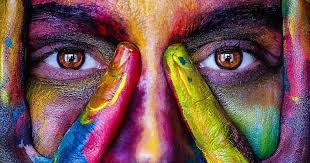
#> input picture image.jpg, 310 x 163 px
$ python Image_Segmentation_K-means_Clustering_KK.py
#> lines starting #> are read from the running program, lines starting #| are printed output that depends on the picture
#!/usr/bin/env python
# coding: utf-8

# In[1]:


import numpy as np
import matplotlib.pyplot as plt
import cv2

get_ipython().run_line_magic('matplotlib', 'inline')

# Read in the image
image = cv2.imread('image.jpg')
#> image is the input picture: shape (163, 310, 3); mean B, G, R 81.3, 81.4, 116.1

# Change color to RGB (from BGR)
image = cv2.cvtColor(image, cv2.COLOR_BGR2RGB)

plt.imshow(image)


# In[3]:


# Reshaping the image into a 2D array of pixels and 3 color values (RGB)
pixel_vals = image.reshape((-1,3))

# Convert to float type
pixel_vals = np.float32(pixel_vals)


# In[4]:


#the below line of code defines the criteria for the algorithm to stop running,
#which will happen is 100 iterations are run or the epsilon (which is the required accuracy)
#becomes 85%
criteria = (cv2.TERM_CRITERIA_EPS + cv2.TERM_CRITERIA_MAX_ITER, 100, 0.85)

# then perform k-means clustering wit h number of clusters defined as 3
#also random centres are initally chosed for k-means clustering
k = 3
retval, labels, centers = cv2.kmeans(pixel_vals, k, None, criteria, 10, cv2.KMEANS_RANDOM_CENTERS)
#> retval = 187196887.4; centers = [[122.8, 81.37, 89.57], [195.6, 155, 126.8], [50.16, 26.58, 38.94]]

# convert data into 8-bit values
centers = np.uint8(centers)
#> centers = [[122, 81, 89], [195, 155, 126], [50, 26, 38]]
segmented_data = centers[labels.flatten()]

# reshape data into the original image dimensions
segmented_image = segmented_data.reshape((image.shape))
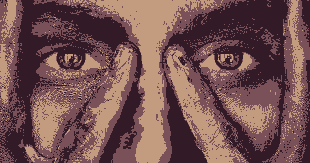
#> segmented_image: shape (163, 310, 3); mean R, G, B 115.6, 81, 80.5

plt.imshow(segmented_image)


# In[ ]:
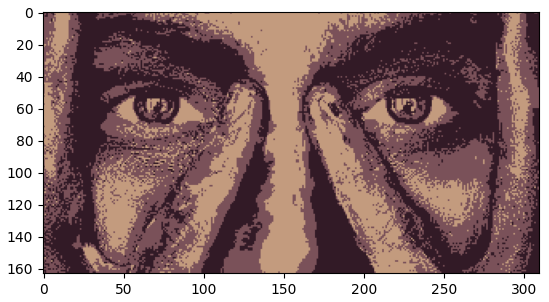
#> figure drawn by matplotlib, 1 panel

$ run again, with color.jpg copied over image.jpg
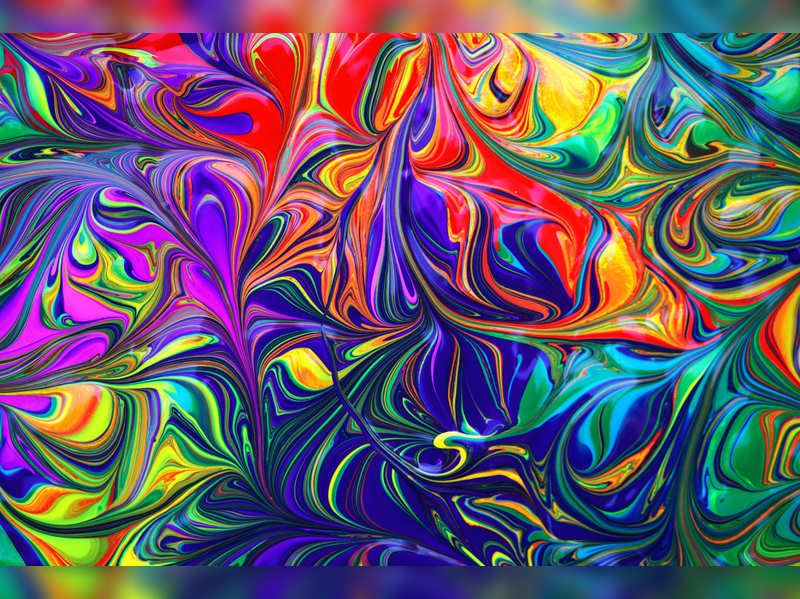
#> input picture color.jpg, 800 x 599 px
#> image is the input picture: shape (599, 800, 3); mean B, G, R 106.6, 87, 100.9
#> `retval, labels, centers = cv2.kmeans(pixel_vals, k, None, criteria, 10..`: retval = 3.45e+09; centers = [[34.01, 64.62, 96.46], [206, 123.9, 64.24], [105.4, 85.75, 199.1]]
#> `centers = np.uint8(centers)`: centers = [[34, 64, 96], [205, 123, 64], [105, 85, 199]]
#> `segmented_image = segmented_data.reshape((image.shape))`:
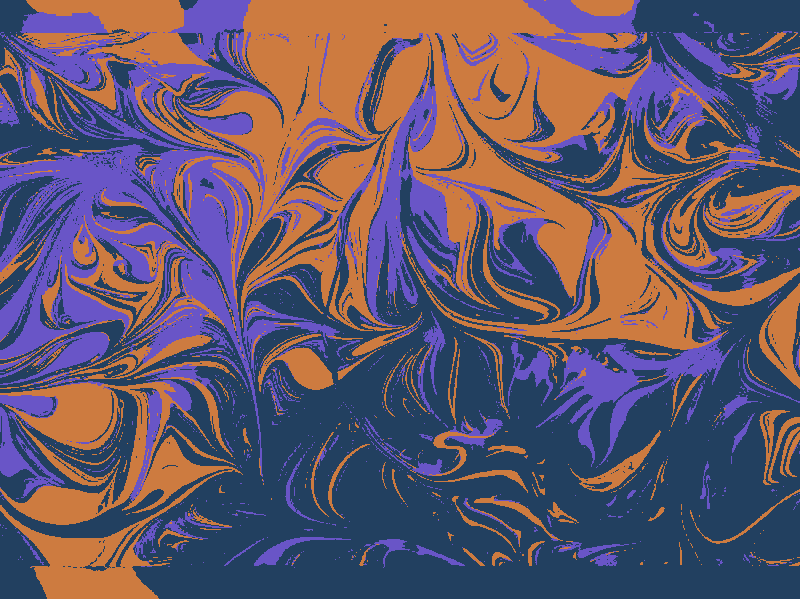
#> segmented_image: shape (599, 800, 3); mean R, G, B 100.5, 86.3, 106.3
#> `# In[ ]:`:
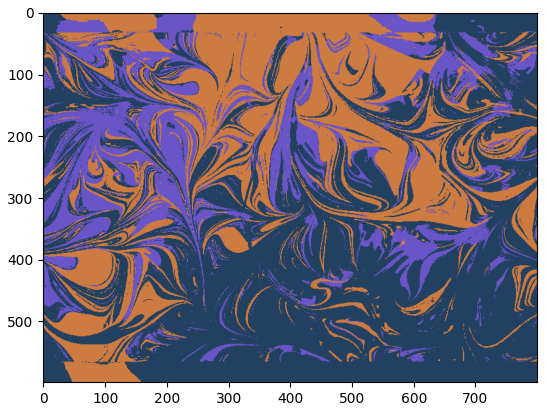
#> figure drawn by matplotlib, 1 panel

$ run again, with original.jpg copied over image.jpg
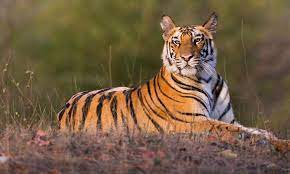
#> input picture original.jpg, 290 x 174 px
#> image is the input picture: shape (174, 290, 3); mean B, G, R 68.1, 93.2, 115.8
#> `retval, labels, centers = cv2.kmeans(pixel_vals, k, None, criteria, 10..`: retval = 52411071.2; centers = [[125.7, 100.3, 79.39], [202.1, 152, 120.4], [87.54, 73.75, 47.65]]
#> `centers = np.uint8(centers)`: centers = [[125, 100, 79], [202, 151, 120], [87, 73, 47]]
#> `segmented_image = segmented_data.reshape((image.shape))`:
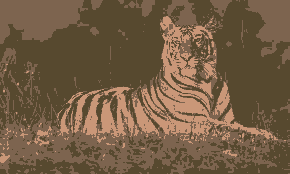
#> segmented_image: shape (174, 290, 3); mean R, G, B 115.2, 92.6, 67.5
#> `# In[ ]:`:
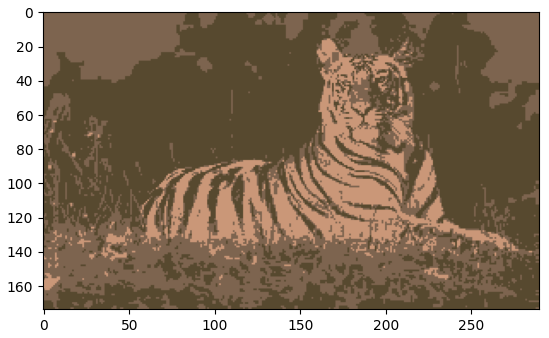
#> figure drawn by matplotlib, 1 panel
